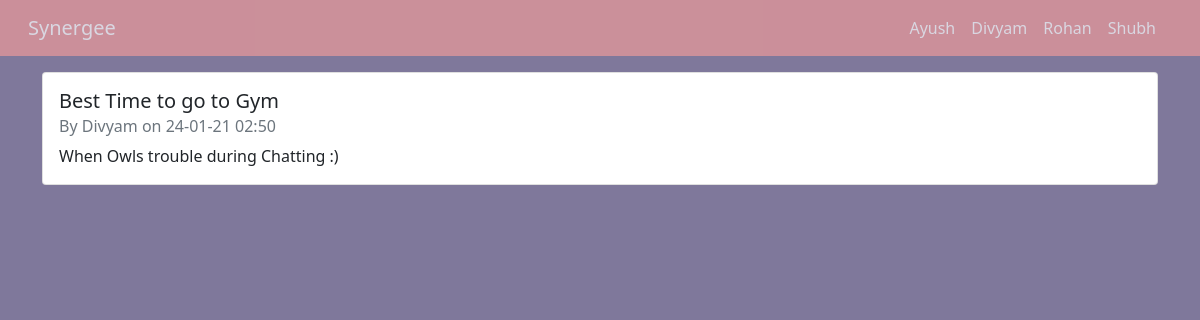
The page /blog/3/4/ on the database its author committed.
### group/models.py (models this page shows, shortened)
class Member(models.Model):
    first_name = models.CharField(max_length=56)
    last_name = models.CharField(max_length=56)
    image = models.URLField()
    email = models.EmailField(max_length=56)
    interests = models.ManyToManyField(Interest)
    github_url = models.URLField(blank=True,null=True)
    linkedin_url = models.URLField(blank=True,null=True)
    resume_url = models.URLField(blank=True,null=True)
    class Meta:
        ordering = ('first_name',)

### blog/models.py (models this page shows, shortened)
class Post(models.Model):
    author = models.ForeignKey(Member,on_delete=models.CASCADE)
    category = models.ForeignKey(Interest,on_delete=models.CASCADE)
    title = models.CharField(max_length=128)
    content = models.TextField()
    created_at = models.DateTimeField(auto_now_add=True)
    class Meta:
        ordering = ('-created_at',)

### blog/views.py (the view)
# urls.py: path('<int:author_id>/<int:category_id>/',views.ListPost.as_view(),name='list-post'),
class ListPost(View):
    def get(self,request,author_id,category_id):
        posts = Post.objects.filter(author_id=author_id,category_id=category_id)
        members = Member.objects.all()
        context = {
            'posts':posts,
            'members':members
        }
        return render(request,'blog/list-posts.html',context)

### blog/templates/blog/list-posts.html
{% extends 'base.html' %}
{% block content %}
<div class="container">
    <div class="row">
        {% for post in posts %}
        <div class="col-lg-12">
            <div class="card mb-3" style="width: 75%rem;">
                <div class="card-body">
                  <h5 class="card-title">{{post.title}}</h5>
                  <h6 class="card-subtitle mb-2 text-muted">By {{post.author.first_name}} on {{post.created_at|date:'d-m-y H:i'}}</h6>
                  <p class="card-text">{{post.content}}</p>
                </div>
              </div>
        </div>
        {% empty %}
        <p class="lead">No Posts Yet...</p>
        {% endfor %}
    </div>
</div>
{% endblock %}

### templates/base.html (shortened to what this page needs)
<!doctype html>
{% load static %}
<html lang="en">
<head>
  <link href="https://cdn.jsdelivr.net/npm/bootstrap@5.0.0-beta1/dist/css/bootstrap.min.css" rel="stylesheet">
  <link rel="stylesheet" href="{% static 'css/style.css' %}">
</head>
<body>
  <nav class="navbar navbar-expand-lg navbar-dark">
    <div class="container-fluid">
      <a class="navbar-brand ms-3" href="{% url 'list-profile' %}">Synergee</a>
      <div class="collapse navbar-collapse" id="navbarSupportedContent">
        <ul class="navbar-nav ms-auto me-4 mb-2 mb-lg-0">
          {% for member in members %}
          <li class="nav-item">
            <a class="nav-link active" aria-current="page"
              href="{% url 'detail-profile' member.id %}">{{member.first_name|capfirst}}</a>
          </li>
          {% endfor %}
      </div>
    </div>
  </nav>
  <div class="mt-3">
    {% block content %} {% endblock %}
  </div>
</body>
</html>

### static/css/style.css (style rules this page uses)
body { background-color: #7f789b; }
.navbar { background-color: rgb(236, 154, 154); opacity: 70%; }

### rows shown on the page
Member: first_name "Ayush"
Member: first_name "Divyam"
Member: first_name "Rohan"
Member: first_name "Shubh"
Post: title "Best Time to go to Gym", author.first_name "Divyam", created_at "24-01-21 02:50", content "When Owls trouble during Chatting :)"
